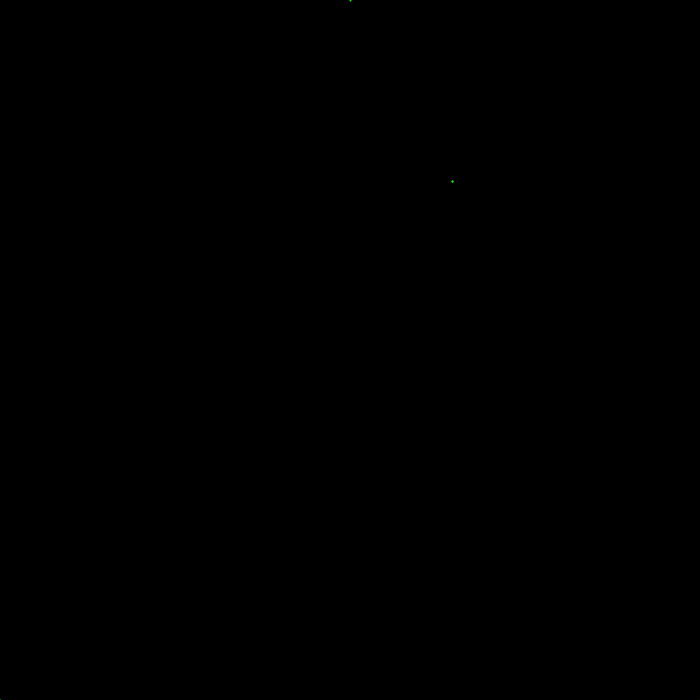
Frame 1 (no input)
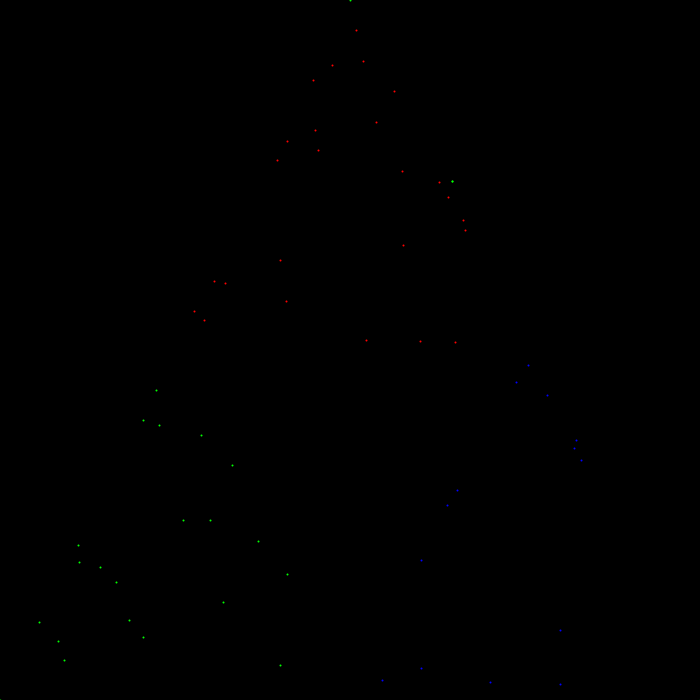
Frame 60 (the mouse pressed at the canvas centre just before this capture)
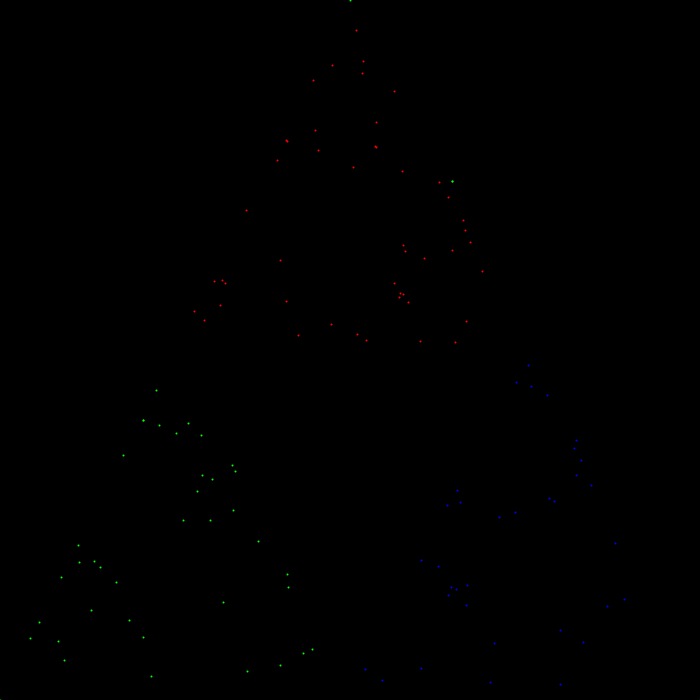
Frame 120 (the mouse held since frame 60 and released just before this capture)

The Processing sketch that drew these frames (run headless with seeded random() and noise(); from frame 60 on, the mouse is pressed at the canvas centre):

// Processing sketch: chaos1
// ── chaos1.pde
float ax, ay;
float bx, by;
float cx, cy;
float tx, ty;

void setup() {
  size(700, 700);
  background(0);
  ax = width/2;
  ay = 0;
  bx = 0;
  by = height;
  cx = width;
  cy = height;
  tx = random(width);
  ty = random(height);
  stroke(0, 255, 0);
  strokeWeight(2);
  point(ax, ay); 
  point(bx, by);
  point(cx, cy);
  point(tx, ty);
}

void draw() {

  //for (int i=0; i<50; i++) {

    point(tx, ty);
    int r = floor(random(3));
    if (r==0) {
      stroke(255, 0, 0);
      tx= lerp(tx, ax, 0.5);
      ty= lerp(ty, ay, 0.5);
    } else if (r==1) {
      stroke(0, 255, 0);
      tx= lerp(tx, bx, 0.5);
      ty= lerp(ty, by, 0.5);
    } else if (r==2) {
      stroke(0, 0, 255);
      tx= lerp(tx, cx, 0.5);
      ty= lerp(ty, cy, 0.5);
    }
  }
//}
